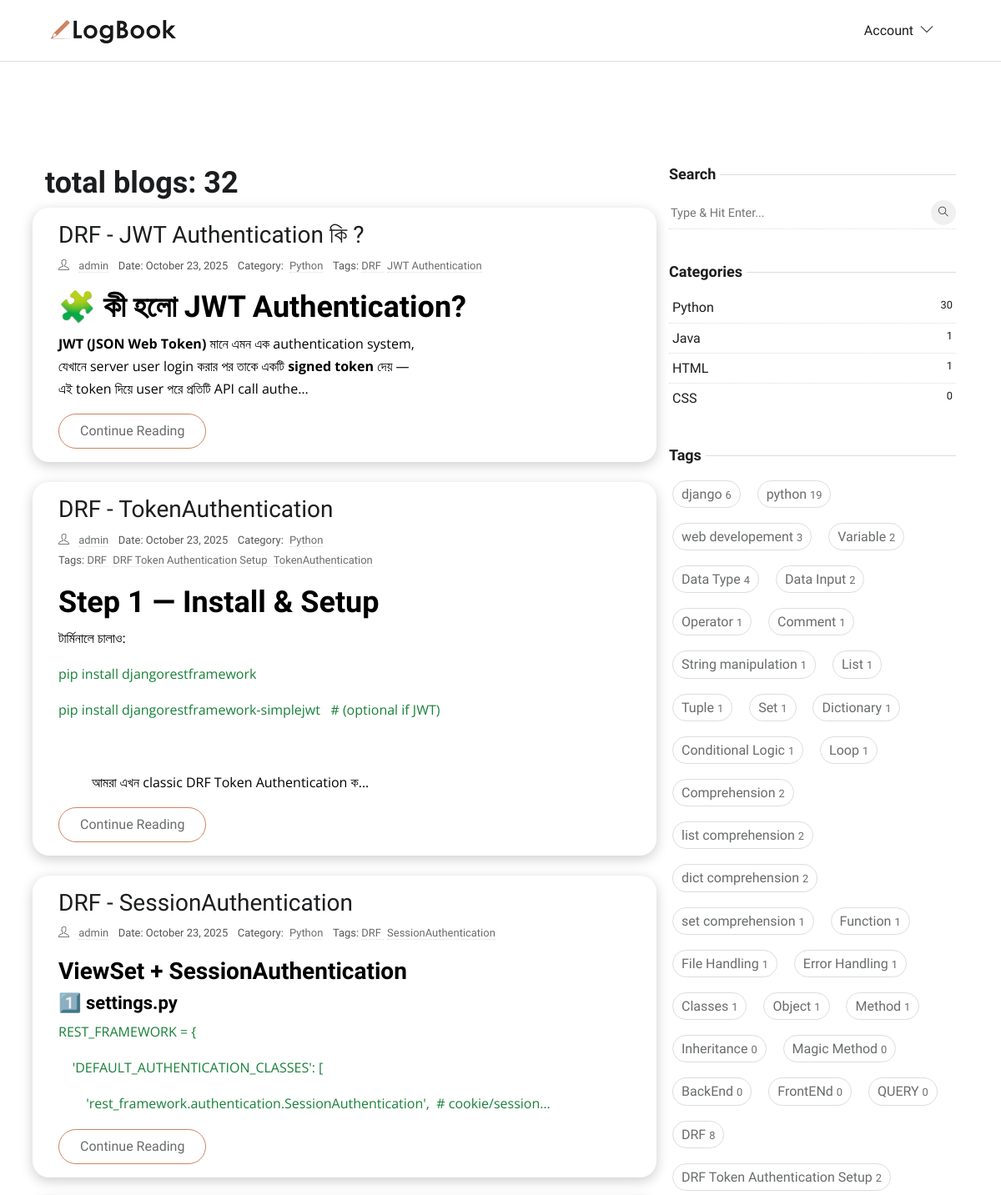
The page / (upper part) on the database its author committed.
### blog/models.py (models this page shows, shortened)
class Blog(models.Model):
    author = models.ForeignKey(
        settings.AUTH_USER_MODEL, related_name='user_blogs', on_delete=models.CASCADE
    )
    title = models.CharField(max_length=100, unique=True)
    slug = models.SlugField(unique=True, blank=True, null=True, max_length=300)
    content = RichTextUploadingField()
    category = models.ForeignKey(
        Category,
        related_name='category_blogs',
        on_delete=models.CASCADE
    )
    tags = models.ManyToManyField(Tag, related_name='tag_blogs')
    created_date = models.DateTimeField(auto_now_add=True)
    updated_date = models.DateTimeField(auto_now=True)
    class Meta:
        ordering = ['-created_date']
        indexes = [models.Index(fields=['title','created_date'])]
    class Meta:
        ordering = ['-created_date']
        indexes = [models.Index(fields=['title','created_date'])]
    def get_absolute_url(self):
        return reverse('blog-detail', kwargs={'slug': self.slug})

class Category(models.Model):
    title = models.CharField(max_length=50, unique=True, db_index=True)
    slug = models.SlugField(unique=True, blank=True, null=True, max_length=300)
    class Meta:
        verbose_name = "Category"
        verbose_name_plural = "Categories"

class Tag(models.Model):
    title = models.CharField(max_length=50, unique=True, db_index=True)
    slug = models.SlugField(unique=True, blank=True, null=True, max_length=300)

### account/models.py (models this page shows, shortened)
class CustomUser(AbstractBaseUser, PermissionsMixin):
    email = models.EmailField(unique=True)
    username = models.CharField(max_length=50)
    first_name = models.CharField(max_length=50, blank=True)
    last_name = models.CharField(max_length=50, blank=True)
    is_active = models.BooleanField(default=False)  # For Mail Verification
    is_staff = models.BooleanField(default=False)
    date_joined = models.DateTimeField(default=timezone.now)
    objects = CustomUserManager()
    USERNAME_FIELD = 'email'      # login field
    REQUIRED_FIELDS = ['username']  # required when creating superuser

### blog/views.py (the view)
# urls.py: path('', HomeView.as_view(), name='home'),
class HomeView(ListView):
    model = Blog
    template_name = 'index.html'  # specify your template
    context_object_name = 'blogs'  # the context variable in template
    paginate_by = 5
    def get_queryset(self):
        return Blog.objects.prefetch_related('tags', 'blog_images').all()
    def get_context_data(self, **kwargs):
        context = super().get_context_data(**kwargs)
        total_blogs = Blog.objects.aggregate(total=Count('id'))
        context['total_blogs'] = total_blogs['total']  # dictionary থেকে value
        return context

### blog/context_processors.py (called while the page is built)
def get_all_categories(request):
    categories = Category.objects.all()
    return {'categories': categories}

def get_all_tags(request):
    tags = Tag.objects.all()
    return {'tags': tags}

def get_recent_blogs(request):
    recent_blogs = Blog.objects.order_by('-created_date')[:5]
    return {'recent_blogs': recent_blogs}

### templates/index.html (shortened to what this page needs)
{% extends 'base/base.html' %}
{% load static %}
{% load custom_filters %}
{% block content %}
<section class="section">
    <div class="container p-4">
        <div class="row">
            <div class="col-lg-8 mb-5 mb-lg-0">
                <h2>   total blogs: {{ total_blogs }}</h2>
                {% for blog in blogs %}
                <article class="row p-3 mb-4 blog-card">
                    <div class="col-md-12">
                        <h3 class="h3"><a class="post-title" href="{{ blog.get_absolute_url }}">{{ blog.title }}</a>
                        </h3>
                        <ul class="list-inline post-meta mb-2">
                            <li class="list-inline-item"><i class="ti-user mr-2"></i>
                                <a href="{% url 'profile' blog.author.username %}">
                                    {{ blog.author.get_full_name|default:blog.author.username }}
                                </a>
                            </li>
                            <li class="list-inline-item">Date: {{ blog.created_date|date:"F d, Y" }}</li>
                            <li class="list-inline-item">
                                Category: <a href="{% url 'category-blogs' blog.category.slug %}" class="ml-1">
                                    {{blog.category.title }}</a>
                            </li>
                            <li class="list-inline-item">
                                Tags:
                                {% for tag in blog.tags.all %}
                                <a href="{% url 'tag-blogs' tag.slug %}" class="mr-1">
                                    {{ tag.title}}
                                </a>
                                {% empty %}
                                No tags
                                {% endfor %}
                            </li>
                        </ul>
                        <p>{{ blog.content|truncatechars_html:200|safe }}</p>
                        <a href="{{ blog.get_absolute_url }}" class="btn btn-outline-primary">
                            Continue Reading
                        </a>
                    </div>
                </article>
                {% endfor %}
            </div>
            <div class="col-lg-4">
                <aside class="fixed-sidebar">
                    {% include 'base/sideber.html' %}
                </aside>
            </div>
        </div>
    </div>
</section>
{% endblock content %}

### templates/base/base.html (shortened to what this page needs)
{% load static %}
<!DOCTYPE html>
<html lang="en-us">
<head>
    <link rel="stylesheet" href="{% static 'plugins/bootstrap/bootstrap.min.css' %}">
    <link rel="stylesheet" href="{% static 'plugins/themify-icons/themify-icons.css' %}">
    <link rel="stylesheet" href="{% static 'plugins/slick/slick.css' %}">
    <link rel="stylesheet" href="{% static 'css/style.css' %}">
    <link href="https://cdnjs.cloudflare.com/ajax/libs/lightbox2/2.11.4/css/lightbox.min.css" rel="stylesheet">
</head>
<body>
    <header class="sticky-top bg-white border-bottom border-default">
        <div class="container">
            <nav class="navbar navbar-expand-lg navbar-white">
                <a class="navbar-brand" href="{% url 'home' %}">
                    <img class="img-fluid" width="150px" src="{% static 'images/logo.png' %}" alt="LogBook">
                </a>
                <div class="collapse navbar-collapse text-center" id="navigation">
                    <ul class="navbar-nav ml-auto">
                        <li class="nav-item dropdown">
                            <a class="nav-link" href="#" role="button" data-toggle="dropdown" aria-haspopup="true"
                                aria-expanded="false">{% if user.is_authenticated %}
                                {{ user.username }} Profile
                                {% else %}
                                Account
                                {% endif %}
                                <i class="ti-angle-down ml-1"></i>
                            </a>
                        </li>
                    </ul>
                </div>
            </nav>
        </div>
    </header>
    {% block content %}
    {% endblock content %}
</body>
</html>

### templates/base/sideber.html (shortened to what this page needs)
{% load static %}
<div class="widget">
   <h5 class="widget-title"><span>Search</span></h5>
   <form action="{% url 'search-results' %}" method="GET" class="widget-search position-relative">
      <input id="search-query" name="q" type="search" required placeholder="Type & Hit Enter..." autocomplete="off">
      <button type="submit"><i class="ti-search"></i></button>
   </form>
</div>
<div class="widget">
   <h5 class="widget-title"><span>Categories</span></h5>
   <ul class="list-unstyled widget-list">
      {% for cat in categories %}
      <li class="cate-card p-1">
         <a href="{% url 'category-blogs' cat.slug %}" class="d-flex">
            {{cat.title}}
            <small class="ml-auto">{{cat.category_blogs.count}}</small>
         </a>
      </li>
      {% endfor %}
   </ul>
</div>
<div class="widget">
   <h5 class="widget-title"><span>Tags</span></h5>
   <ul class="list-inline widget-list-inline">
      {% for tag in tags %}
      <li class="list-inline-item cate-card p-1">
         <a href="{% url 'tag-blogs' tag.slug %}">
            {{tag.title}}
            <small class="ml-auto">{{tag.tag_blogs.count}}</small></a>
      </li>
      {% endfor %}
   </ul>
</div>

### templates/base/footer.html (shortened to what this page needs)
{% load static %}

### static/css/style.css (style rules this page uses)
body { line-height: 1.7; font-family: 'Ubuntu', sans-serif; -webkit-font-smoothing: antialiased; color: #696c6d; font-size: 16px; }
p, .paragraph { font-weight: 400; color: #696c6d; font-size: 16px; line-height: 1.7; font-family: "Open Sans", sans-serif; }
h1, h2, h3, h4, h5, h6 { color: #1c1d1f; font-family: 'Ubuntu', sans-serif; font-weight: 600; line-height: 1.2; }
h2, .h2 { font-size: 36px; }
h3, .h3 { font-size: 28px; }
h4, .h4 { font-size: 22px; }
h5, .h5 { font-size: 18px; }
.btn { font-size: 16px; font-family: 'Ubuntu', sans-serif; text-transform: capitalize; padding: 8px 25px; border-radius: 50px; border: 1px solid; position: relative; z-index: 1; transition: 0.2s ease; }
.btn-outline-primary { background: transparent; color: #696c6d; border-color: #ce8460; }
body { background-color: #fff; overflow-x: hidden; }
img { vertical-align: middle; border: 0; }
a, a:hover, a:focus { text-decoration: none; }
a, button, select { cursor: pointer; transition: 0.2s ease; }
.section { padding-top: 100px; padding-bottom: 100px; }
.border-default { border-color: #ddd !important; }
.nav-item { margin: 0; }
.nav-item .nav-link { text-transform: capitalize; }
.navbar-white .navbar-nav .nav-link { color: #1c1d1f; }
.navbar-expand-lg .navbar-nav .nav-link { padding: 15px 20px; }
.post-title { color: #1c1d1f; }
.post-meta li { margin-right: 10px; font-size: 90%; }
.post-meta a { color: #696c6d; border-bottom: 1px dotted #ddd; }
.widget { background: #fff; margin-bottom: 40px; }
.widget-title { position: relative; margin-bottom: 15px; }
.widget-title span { background: #fff; position: relative; padding-right: 5px; z-index: 1; }
.widget-title::before { position: absolute; content: ""; right: 0; height: 1px; width: 100%; background: #ddd; top: 50%; }
.widget-search { position: relative; }
.widget-search input { border: 0; border-bottom: 1px dotted #ddd; width: 100%; height: 40px; }
.widget-search input::placeholder { font-size: 90%; }
.widget-search button { height: 30px; width: 30px; line-height: 30px; display: inline-block; padding: 0; background: #f0f0f0; color: #1c1d1f; text-align: center; border-radius: 50%; position: absolute; right: 0; top: 5px; border: 0; font-size: 12px; }
.widget-list li { padding: 5px 0; }
.widget-list li:not(:last-child) { border-bottom: 1px dotted #ddd; }
.widget-list li a { color: #1c1d1f; }
.widget-list-inline li { margin-bottom: 10px; }
.widget-list-inline li a { padding: 2px 10px; border: 1px solid #ddd; border-radius: 40px; display: block; color: #696c6d; }
.fixed-sidebar { position: sticky; top: 120px; }
.blog-card { background-color: #ffffff; border-radius: 20px; box-shadow: 0 4px 15px rgba(0, 0, 0, 0.2); padding: 0 30px 30px 30px; transition: transform 0.3s, box-shadow 0.3s; margin-bottom: 30px; }
.blog-card .post-meta { font-size: 0.9rem; color: #555; margin-bottom: 15px; }

### rows shown on the page
Blog: title "DRF - JWT Authentication কি ?", author.get_full_name "admin", created_date "October 23, 2025", category "Python", content "🧩 কী হলো JWT Authentication? JWT (JSON Web Token) মানে এমন এক authentication system, যেখানে server user login করার পর তাকে একটি signed token দেয় — এই token দিয়ে user পরে প্রতিটি API call authe…"
Tag: title "DRF", tag_blogs.count "8"
Tag: title "JWT Authentication"
Blog: title "DRF - TokenAuthentication", author.get_full_name "admin", created_date "October 23, 2025", category "Python", content "Step 1 — Install & Setup টার্মিনালে চালাও: pip install djangorestframework pip install djangorestframework-simplejwt # (optional if JWT) আমরা এখন classic DRF Token Authentication ক…"
Tag: title "DRF Token Authentication Setup", tag_blogs.count "2"
Tag: title "TokenAuthentication"
Blog: title "DRF - SessionAuthentication", author.get_full_name "admin", created_date "October 23, 2025", category "Python", content "ViewSet + SessionAuthentication 1️⃣ settings.py REST_FRAMEWORK = { 'DEFAULT_AUTHENTICATION_CLASSES': [ 'rest_framework.authentication.SessionAuthentication', # cookie/session…"
Tag: title "SessionAuthentication"
Category: title "Python", category_blogs.count "30"
Category: title "Java", category_blogs.count "1"
Category: title "HTML", category_blogs.count "1"
Category: title "CSS", category_blogs.count "0"
Tag: title "django", tag_blogs.count "6"
Tag: title "python", tag_blogs.count "19"
Tag: title "web developement", tag_blogs.count "3"
Tag: title "Variable", tag_blogs.count "2"
Tag: title "Data Type", tag_blogs.count "4"
Tag: title "Data Input", tag_blogs.count "2"
Tag: title "Operator", tag_blogs.count "1"
Tag: title "Comment", tag_blogs.count "1"
Tag: title "String manipulation", tag_blogs.count "1"
Tag: title "List", tag_blogs.count "1"
Tag: title "Tuple", tag_blogs.count "1"
Tag: title "Set", tag_blogs.count "1"
Tag: title "Dictionary", tag_blogs.count "1"
Tag: title "Conditional Logic", tag_blogs.count "1"
Tag: title "Loop", tag_blogs.count "1"
Tag: title "Comprehension", tag_blogs.count "2"
Tag: title "list comprehension", tag_blogs.count "2"
Tag: title "dict comprehension", tag_blogs.count "2"
Tag: title "set comprehension", tag_blogs.count "1"
Tag: title "Function", tag_blogs.count "1"
Tag: title "File Handling", tag_blogs.count "1"
Tag: title "Error Handling", tag_blogs.count "1"
Tag: title "Classes", tag_blogs.count "1"
Tag: title "Object", tag_blogs.count "1"
Tag: title "Method", tag_blogs.count "1"
Tag: title "Inheritance", tag_blogs.count "0"
Tag: title "Magic Method", tag_blogs.count "0"
Tag: title "BackEnd", tag_blogs.count "0"
Tag: title "FrontENd", tag_blogs.count "0"
Tag: title "QUERY", tag_blogs.count "0"

### other values the page prints
{{ total_blogs }} "32"
